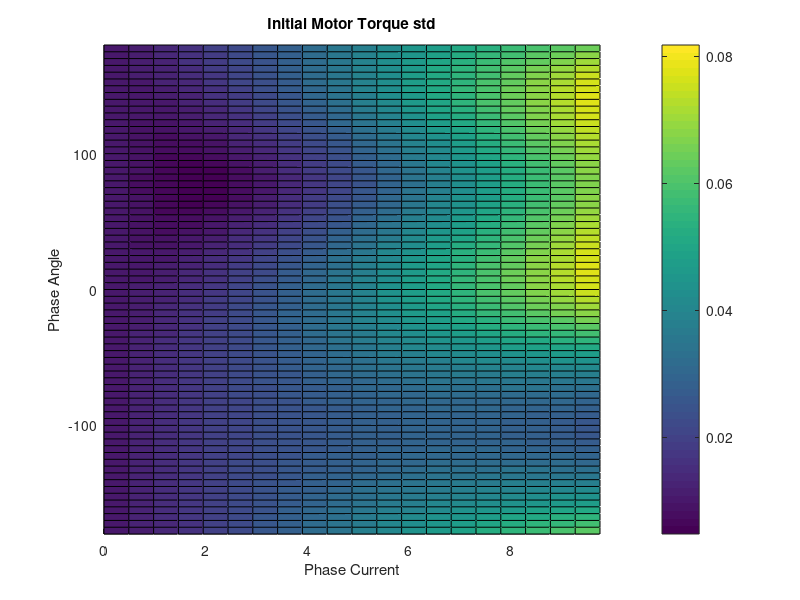
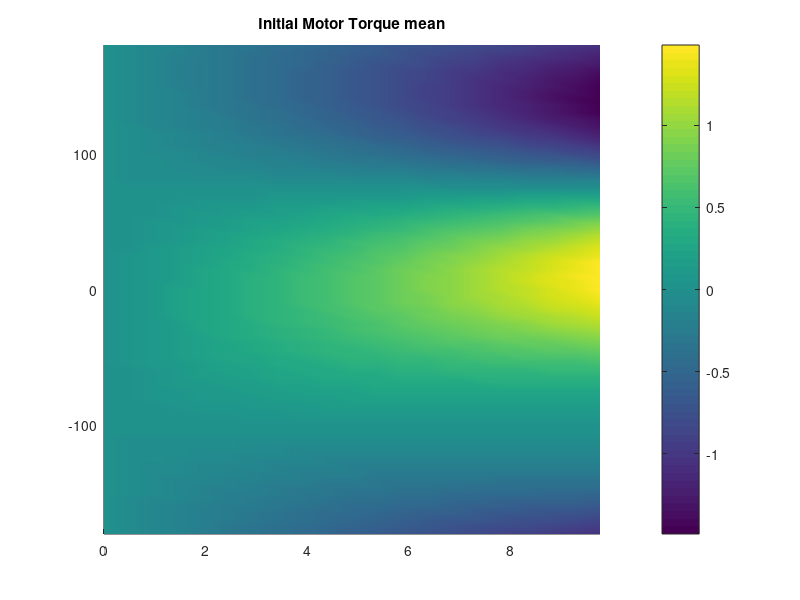
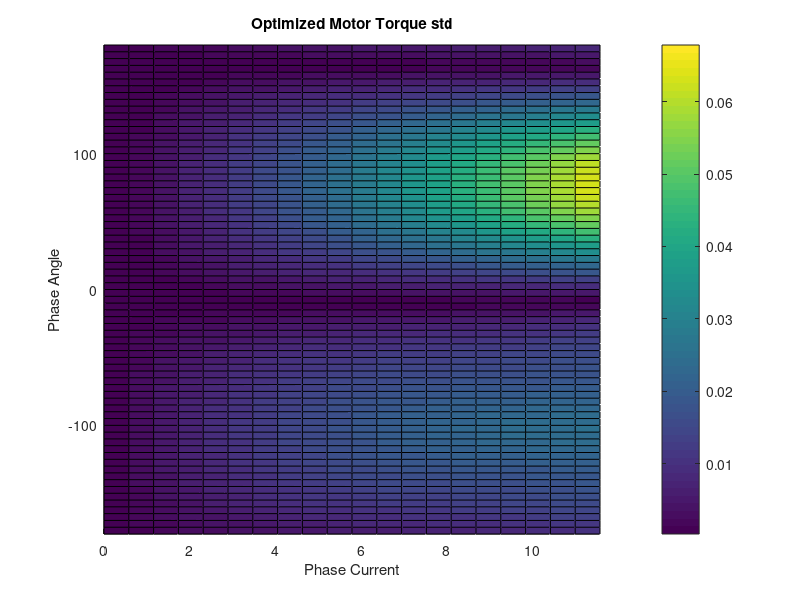
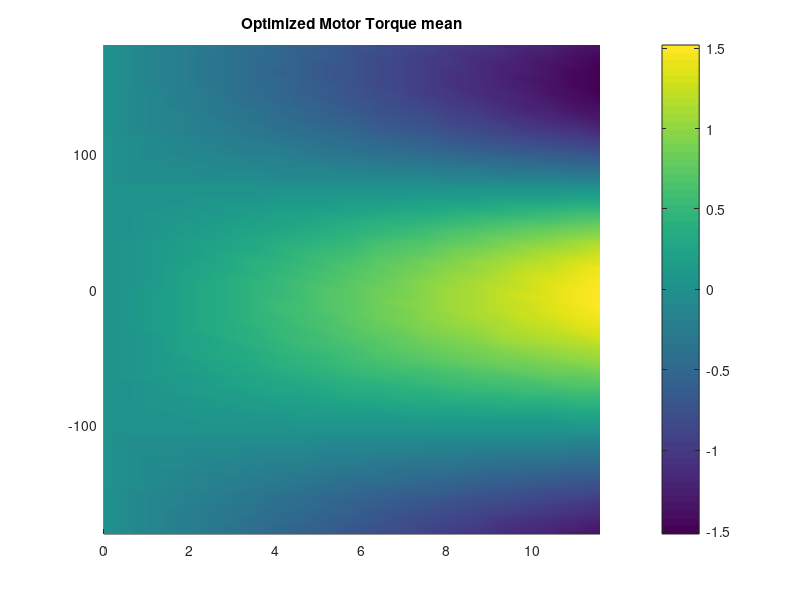

Write the MATLAB code that produced these figures, in order. (Note: this script raises an error after producing the figures.)


load('InitValues.mat')
TmeanMapInit = mean(TorquesMapInit, 3);
TstdMapInit = std(TorquesMapInit, 1, 3);

%%
[xx,yy] = meshgrid(currentsMapInit, PhaseAnglesInit);
figure
s = surf(xx,yy,TstdMapInit');
% shading interp
xlim([min(currentsMapInit), max(currentsMapInit)])
ylim([min(PhaseAnglesInit), max(PhaseAnglesInit)])
xlabel("Phase Current")
ylabel("Phase Angle")
title("Initial Motor Torque std")
colorbar
view(2)

%%
figure
surf(xx,yy,TmeanMapInit')
shading interp
xlim([min(currentsMapInit), max(currentsMapInit)])
ylim([min(PhaseAnglesInit), max(PhaseAnglesInit)])
title("Initial Motor Torque mean")
colorbar
view(2)

%%

load('OptValues.mat')
TmeanMapOpt = mean(TorquesMapOpt, 3);
TstdMapOpt = std(TorquesMapOpt, 1, 3);

%%
[xx,yy] = meshgrid(currentsMapOpt, PhaseAnglesOpt);
figure
s = surf(xx,yy,TstdMapOpt');
% shading interp
xlim([min(currentsMapOpt), max(currentsMapOpt)])
ylim([min(PhaseAnglesOpt), max(PhaseAnglesOpt)])
xlabel("Phase Current")
ylabel("Phase Angle")
title("Optimized Motor Torque std")
colorbar
view(2)

%%
figure
surf(xx,yy,TmeanMapOpt')
shading interp
xlim([min(currentsMapOpt), max(currentsMapOpt)])
ylim([min(PhaseAnglesOpt), max(PhaseAnglesOpt)])
title("Optimized Motor Torque mean")
colorbar
view(2)

%%
set(groot, 'defaultAxesTickLabelInterpreter', 'latex'); 
set(groot, 'defaultLegendInterpreter', 'latex');
f = figure("Position",[0,0,500,300]);
currentsRel = currentsMapOpt/max(currentsMapOpt);
[xx,yy] = meshgrid(currentsRel, PhaseAnglesOpt);

Improvement = (TstdMapInit-TstdMapOpt)./TstdMapInit*100;
surf(xx,yy,Improvement')

% colormap winter
npts = 20;

c1 = [185, 15, 34];
c2 = [153, 192, 0];
c2 = [127, 171, 22];
% colors = [linspace(c1(1),c2(1),npts)', linspace(c1(2),c2(2),npts)', linspace(c1(3),c2(3),npts)']/255;
colors1 = [linspace(c1(1),255, npts)', linspace(c1(2),255,npts)', linspace(c1(3),255,npts)']/255;
colors2 = [linspace(255,c2(1), npts)', linspace(255,c2(2),npts)', linspace(255,c2(3),npts)']/255;
colors = [colors1; colors2];

colormap(colors)
view(2)
xticks(linspace(0,1,11))

shading interp
c = colorbar;
c.TickLabelInterpreter = 'latex';
c.Label.Interpreter = 'latex';
c.Label.String = 'Torque std improvement (\%)';
c.FontSize = 16;
c.Label.FontSize = 18;
clim([-100,100])

ylim([-90,90])
yticks([-90:15:90])

set(gca, 'FontSize', 16)
xlabel('$J/J_{\mathrm{0}}$', 'Interpreter','latex')
ylabel("Electric phase angle ($^\circ$)", 'Interpreter','latex')

exportgraphics(f, 'TorqueRippleReduction.png')
exportgraphics(f, 'TorqueRippleReduction.pdf')

